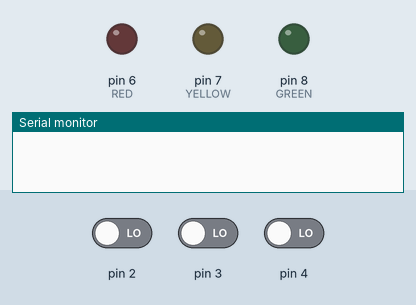
Simulated run of this sketch. Board: Arduino Uno, built with avr-gcc and run on an emulated ATmega328P. On the bench: output pins drawn as LEDs (lit = HIGH), the last lines printed to the serial monitor. Dashed ring = blinking. The test bench sets the inputs (shaded band); at power-on: pin 3 LOW, pin 2 LOW, pin 4 LOW.

Above: at 1.2 s.
1.3 s: pin 3 driven HIGH
At 1.7 s:
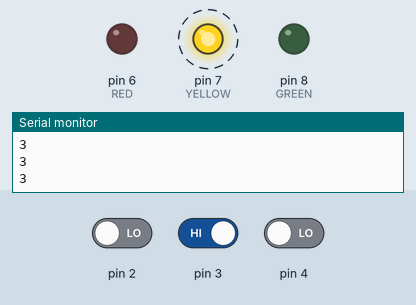
4.3 s: pin 2 driven HIGH
At 5.0 s:
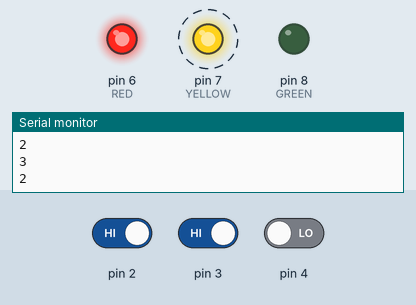
7.3 s: pin 4 driven HIGH
At 8.5 s:
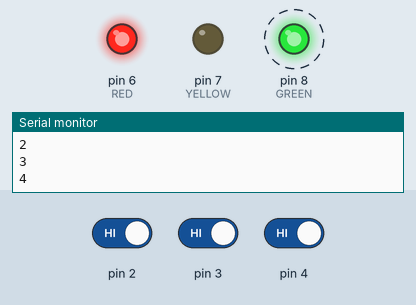
10.3 s: pin 4 driven LOW
Timing chart, 0 to 14.3 s (numbered marks = the images above; inputs shaded):
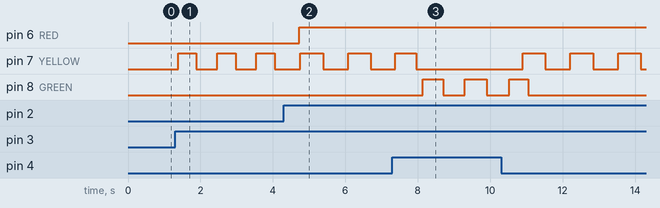

The sketch:

sketch_nov24a555.ino
```cpp
#include <Arduino_FreeRTOS.h>
#include "queue.h"

#define RED     6
#define YELLOW  7
#define GREEN   8

#define SW1 2
#define SW2 3
#define SW3 4

unsigned long REDtime = 0;
unsigned long YELLOWtime = 0;
unsigned long GREENtime = 0;
unsigned long REDdelay = 0;
unsigned long debounceTime_RED = 50;
unsigned long debounceTime_YELLOW = 50;

int onRED = LOW;
int onYELLOW = LOW;
int onGREEN = LOW;
int REDcount = LOW;
int GREENcount = LOW;

QueueHandle_t BlinkQueue;

void setup()
{
  Serial.begin(9600);
  BlinkQueue =  xQueueCreate(5, sizeof(int32_t));

  xTaskCreate(vSenderTask, "RED_SENDER TASK", 100, SW1, 1, NULL);
  xTaskCreate(vSenderTask, "YELLOW_SENDER TASK", 100, SW2, 1, NULL);
  xTaskCreate(vSenderTask, "GREEN_SENDER TASK", 100, SW3, 1, NULL);

  xTaskCreate(vReceiverTask, "RED_RECEIVER TASK", 100, RED, 1, NULL);
  xTaskCreate(vReceiverTask, "YELLOW_RECEIVER TASK", 100, YELLOW, 1, NULL);
  xTaskCreate(vReceiverTask, "GREEN_RECEIVER TASK", 100, GREEN, 1, NULL);
}

void vSenderTask(void *pvParameters)
{
  BaseType_t qStatus;
  int32_t valueToSend = 0;
  int SW = (int32_t)pvParameters;
  pinMode(SW, INPUT);
  while (1)
  {
    if (digitalRead(SW))
    {
      valueToSend = SW;
      Serial.println(valueToSend);
      qStatus = xQueueSend(BlinkQueue, &valueToSend, 0);
      vTaskDelay(1);
    }
  }
}


void vReceiverTask(void *pvParameters)
{
  int32_t valueReceived;
  int32_t LED = (int32_t) pvParameters;
  BaseType_t qStatus;
  const TickType_t xTicksToWait = pdMS_TO_TICKS(100);
  pinMode(LED, OUTPUT);
  digitalWrite(LED, LOW);

  while (1)
  {
    qStatus = xQueueReceive(BlinkQueue, &valueReceived, xTicksToWait);
    if (qStatus == pdPASS)
    {
      if (valueReceived == SW1 && LED == RED)
      {
        onRED = HIGH;
        REDdelay += 3000;
        REDcount++;
        REDtime = millis();
        digitalWrite(RED, HIGH);
        Serial.println(REDdelay / 1000);
      }
      if (valueReceived == SW2 && LED == YELLOW && millis() - debounceTime_YELLOW >= 500)
      {
        debounceTime_YELLOW = millis();
        onYELLOW++;
        onYELLOW %= 2;
      }
      if (valueReceived ==  SW3  && LED == GREEN && !onGREEN)
      {
        onGREEN = HIGH;
        GREENcount = 0;
      }
    }
    if (millis() - REDtime >= REDdelay && onRED)
    {
      onRED = LOW;
      REDdelay = 0;
      digitalWrite(RED, LOW);
    }

    if (onYELLOW)
    {
      if (millis() -  YELLOWtime >= 500)
      {
        digitalWrite(YELLOW, !digitalRead(YELLOW));
        YELLOWtime = millis();
      }
    }
    else
    {
      digitalWrite(YELLOW, LOW);
    }
    if (onGREEN)
    {
      if (millis() - GREENtime >= 500)
      {
        digitalWrite(GREEN, !digitalRead(GREEN));
        GREENcount++;
        GREENtime = millis();
      }
      if (GREENcount >= 6)
      {
        digitalWrite(GREEN, LOW);
        onGREEN = LOW;
        GREENcount = 0;
      }
    }
    vTaskDelay(10);
  }
}

void loop() { }
```

Measured:
- after the input at 1.3 s, pin 7 (YELLOW): alternates HIGH for 0.51 s and LOW for 0.57 s, starting after 0.08 s
- after the input at 4.3 s, pin 6 (RED): LOW → HIGH after 0.43 s
- after the input at 7.3 s, pin 8 (GREEN): alternates HIGH for 0.59 s and LOW for 0.60 s, starting after 0.83 s
